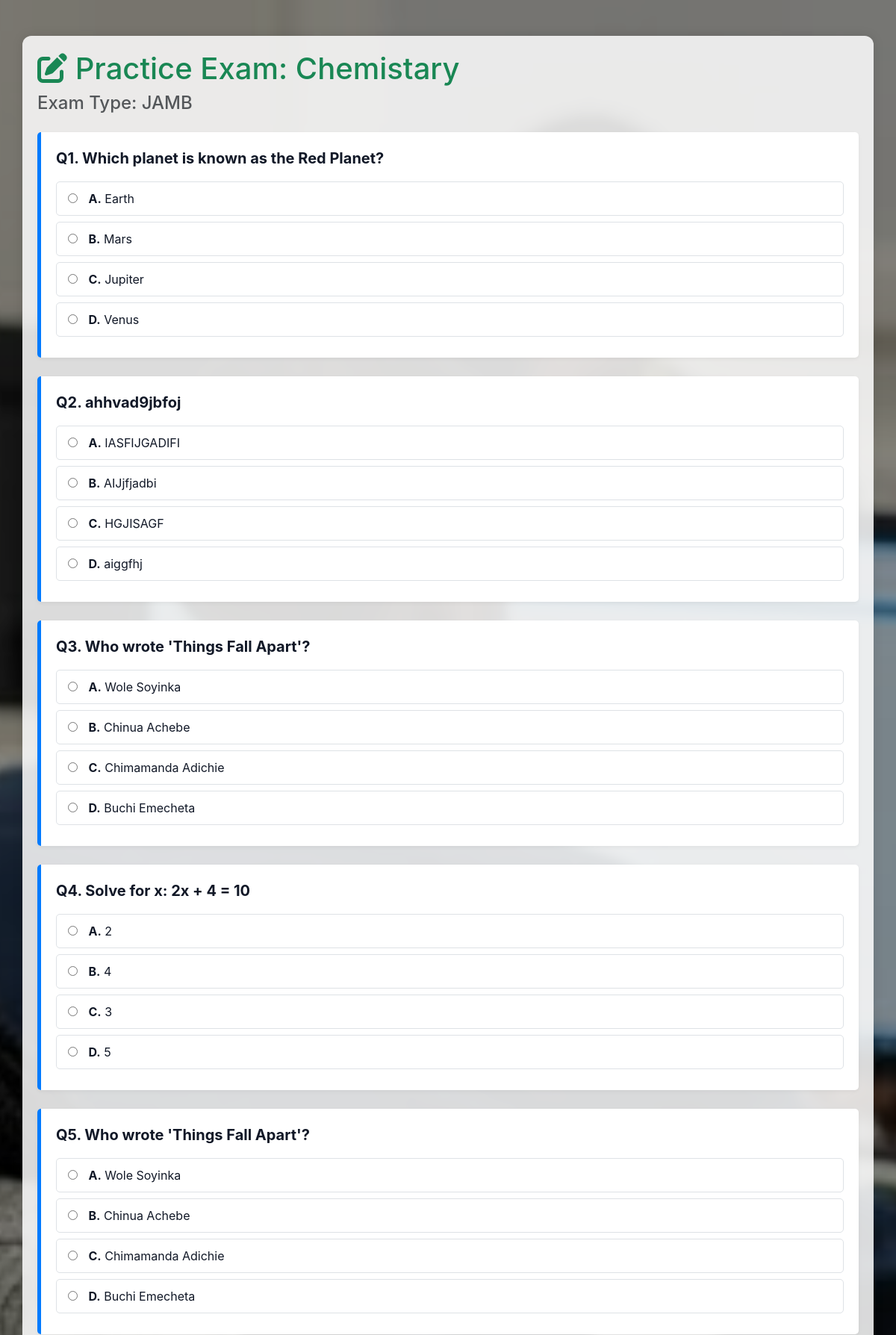
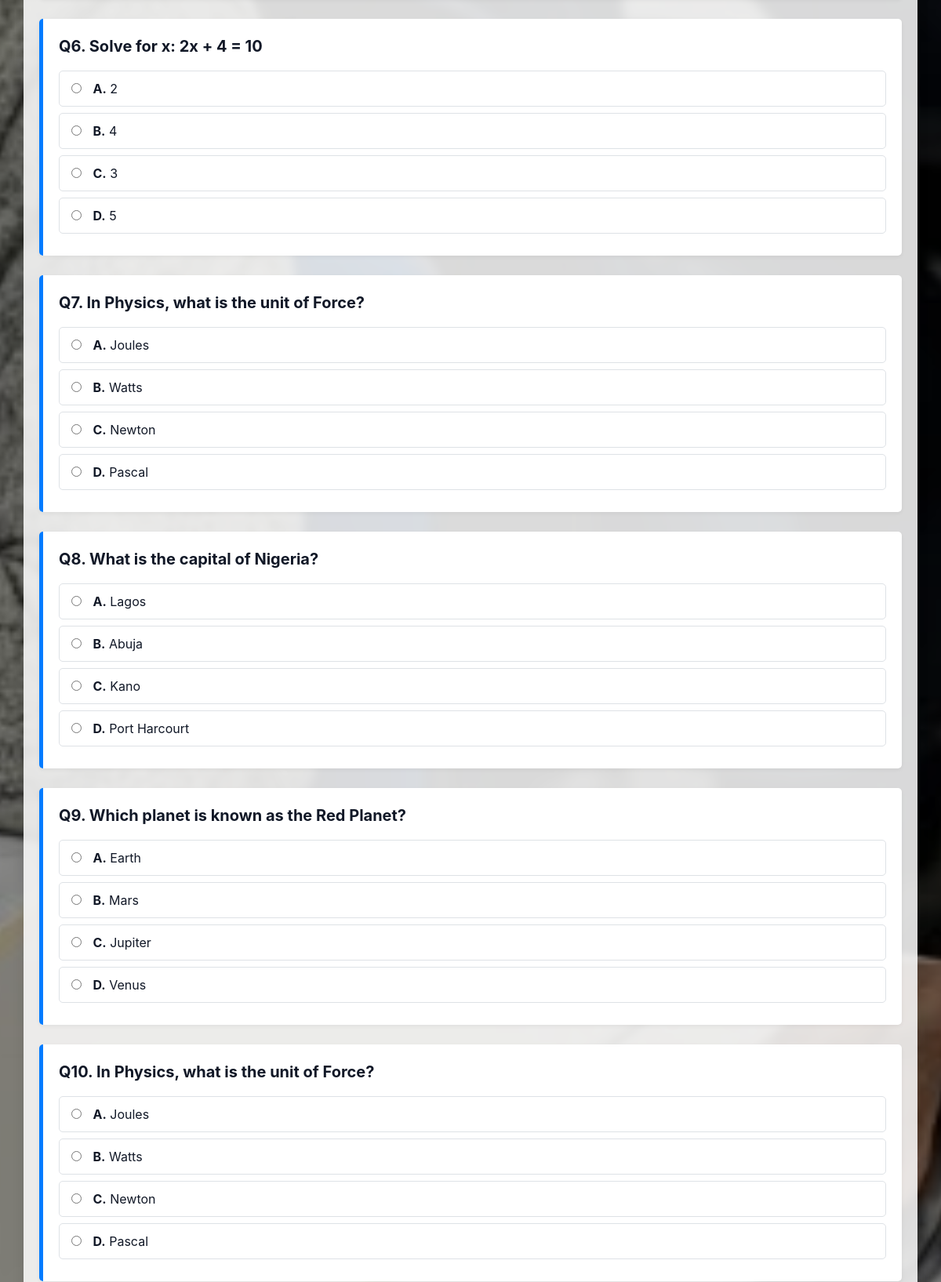
Page /take_exam/4 (signed in, upper part) on the committed database (2 pictures, top to bottom).
### exam_app/models.py (models this page shows)
class Subject(db.Model):
    id = db.Column(db.Integer, primary_key=True)
    name = db.Column(db.String(50), nullable=False)
    exam_id = db.Column(db.Integer, db.ForeignKey('exam.id'), nullable=False)
    questions = db.relationship('Question', backref='subject', lazy=True)
    __table_args__ = (db.UniqueConstraint('name', 'exam_id', name='_name_exam_uc'),)

class Exam(db.Model):
    id = db.Column(db.Integer, primary_key=True)
    name = db.Column(db.String(50), unique=True, nullable=False)
    description = db.Column(db.String(200))
    subjects = db.relationship('Subject', backref='exam', lazy=True)

class Question(db.Model):
    id = db.Column(db.Integer, primary_key=True)
    question_text = db.Column(db.Text, nullable=False)
    option_a = db.Column(db.String(500), nullable=False)
    option_b = db.Column(db.String(500), nullable=False)
    option_c = db.Column(db.String(500), nullable=False)
    option_d = db.Column(db.String(500), nullable=False)
    correct_answer = db.Column(db.String(1), nullable=False)
    subject_id = db.Column(db.Integer, db.ForeignKey('subject.id'), nullable=False)
    explanation = db.Column(db.Text)

### exam_app/routes/main.py (the view, shortened to what this page needs)
@bp.route('/take_exam/<int:subject_id>', methods=['GET', 'POST'])
def take_exam(subject_id):
    if not g.user: return redirect(url_for('auth.login'))
    subject = Subject.query.get_or_404(subject_id)
    questions = Question.query.filter_by(subject_id=subject_id).all()
    if not questions:
        flash(f"No questions for {subject.name}.", 'danger')
        return redirect(url_for('main.dashboard'))
    random.shuffle(questions)
    return render_template('take_exam.html', subject=subject, questions=questions)

### exam_app/utils.py (called while the page is built)
def before_request():
    g.user = None
    if 'username' in session:
        g.user = session['username']

### templates/take_exam.html (shortened to what this page needs)
<!DOCTYPE html>
<html lang="en">
<head>
    <link href="{{ url_for('static', filename='vendor/css/bootstrap.min.css') }}" rel="stylesheet">
    <link href="{{ url_for('static', filename='vendor/css/all.min.css') }}" rel="stylesheet">
    <link href="{{ url_for('static', filename='css/base.css') }}" rel="stylesheet">
</head>
<body class="background-themed">
    <div class="container mt-5 background-themed-content">
        <h1 class="text-success"><i class="fas fa-edit"></i> Practice Exam: {{ subject.name }}</h1>
        <h4 class="text-muted mb-4">Exam Type: {{ subject.exam.name }}</h4>
        <form method="POST">
            {% for question in questions %}
                <div class="question-block">
                    <p class="fw-bold fs-5 mb-3">Q{{ loop.index }}. {{ question.question_text }}</p>
                    <div>
                        <label class="option-label">
                            <input type="radio" name="q_{{ question.id }}" value="A" required>
                            <span class="fw-bold">A.</span> {{ question.option_a }}
                        </label>
                        <label class="option-label">
                            <input type="radio" name="q_{{ question.id }}" value="B">
                            <span class="fw-bold">B.</span> {{ question.option_b }}
                        </label>
                        <label class="option-label">
                            <input type="radio" name="q_{{ question.id }}" value="C">
                            <span class="fw-bold">C.</span> {{ question.option_c }}
                        </label>
                        <label class="option-label">
                            <input type="radio" name="q_{{ question.id }}" value="D">
                            <span class="fw-bold">D.</span> {{ question.option_d }}
                        </label>
                    </div>
                </div>
            {% endfor %}
        </form>
    </div>
</body>
</html>

### static/css/base.css (style rules this page uses)
:root { --jamb-green: #008751; --waec-gold: #D4AF37; --neco-blue: #0056b3; --text-main: #111827; --text-muted: #6b7280; --surface: #ffffff; --background: #f3f4f6; --danger: #ef4444; --success: #10b981; --warning-bg: #fefce8; --header-height: 70px; --sidebar-width: 320px; --font-main: 'Inter', system-ui, -apple-system, sans-serif; --font-mono: 'Roboto Mono', monospace; }
body { background-color: var(--background); color: var(--text-main); font-family: var(--font-main); margin: 0; padding: 0; height: 100vh; overflow-x: hidden; }
.fw-bold { font-weight: 700; }
.background-themed { background: url('../img/exam_bg.jpg') no-repeat center center fixed; background-size: cover; background-color: rgba(0, 0, 0, 0.4); background-blend-mode: overlay; }
.background-themed .card, .background-themed .dashboard-container, .background-themed .container.background-themed-content { background-color: rgba(255, 255, 255, 0.85) !important; backdrop-filter: blur(4px) !important; border-radius: 12px; }
.background-themed-content { background-color: #ffffff !important; backdrop-filter: none !important; border-radius: 8px; padding: 20px 20px 50px 20px; box-shadow: 0 0 15px rgba(0,0,0,0.1); }
.question-block { background-color: #ffffff !important; }

### templates/take_exam.html (style rules this page uses)
.question-block { padding: 20px; margin-bottom: 25px; border-left: 5px solid #007bff; border-radius: 5px; box-shadow: 0 2px 5px rgba(0, 0, 0, 0.05); background-color: #ffffff; }
.option-label { display: block; padding: 10px 15px; border: 1px solid #dee2e6; border-radius: 5px; margin-bottom: 8px; transition: all 0.2s; cursor: pointer; }
.option-label input[type="radio"] { margin-right: 10px; }

### rows in the picture
Subject: name "Chemistary"
Exam: exam.name "JAMB"
Question: question_text "Which planet is known as the Red Planet?", option_a "Earth", option_b "Mars", option_c "Jupiter", option_d "Venus"
Question: question_text "ahhvad9jbfoj", option_a "IASFIJGADIFI", option_b "AIJjfjadbi", option_c "HGJISAGF", option_d "aiggfhj"
Question: question_text "Who wrote 'Things Fall Apart'?", option_a "Wole Soyinka", option_b "Chinua Achebe", option_c "Chimamanda Adichie", option_d "Buchi Emecheta"
Question: question_text "Solve for x: 2x + 4 = 10", option_a "2", option_b "4", option_c "3", option_d "5"
Question: question_text "Who wrote 'Things Fall Apart'?", option_a "Wole Soyinka", option_b "Chinua Achebe", option_c "Chimamanda Adichie", option_d "Buchi Emecheta"
Question: question_text "Solve for x: 2x + 4 = 10", option_a "2", option_b "4", option_c "3", option_d "5"
Question: question_text "In Physics, what is the unit of Force?", option_a "Joules", option_b "Watts", option_c "Newton", option_d "Pascal"
Question: question_text "What is the capital of Nigeria?", option_a "Lagos", option_b "Abuja", option_c "Kano", option_d "Port Harcourt"
Question: question_text "Which planet is known as the Red Planet?", option_a "Earth", option_b "Mars", option_c "Jupiter", option_d "Venus"
Question: question_text "In Physics, what is the unit of Force?", option_a "Joules", option_b "Watts", option_c "Newton", option_d "Pascal"
